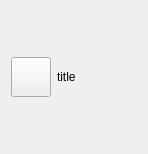
<?xml version="1.0" encoding="UTF-8"?>
<ui version="4.0">
 <class>cardCaseNewFriendItem</class>
 <widget class="QWidget" name="cardCaseNewFriendItem">
  <property name="geometry">
   <rect>
    <x>0</x>
    <y>0</y>
    <width>148</width>
    <height>154</height>
   </rect>
  </property>
  <property name="windowTitle">
   <string>cardCaseNewFriendItem</string>
  </property>
  <layout class="QHBoxLayout" name="horizontalLayout_3">
   <item>
    <layout class="QHBoxLayout" name="horizontalLayout_2">
     <item>
      <layout class="QVBoxLayout" name="verticalLayout_2">
       <item>
        <spacer name="verticalSpacer_3">
         <property name="orientation">
          <enum>Qt::Vertical</enum>
         </property>
         <property name="sizeHint" stdset="0">
          <size>
           <width>20</width>
           <height>40</height>
          </size>
         </property>
        </spacer>
       </item>
       <item>
        <widget class="TNAvatorButton" name="btnItemPhotoIcon">
         <property name="minimumSize">
          <size>
           <width>40</width>
           <height>40</height>
          </size>
         </property>
         <property name="maximumSize">
          <size>
           <width>40</width>
           <height>40</height>
          </size>
         </property>
         <property name="styleSheet">
          <string notr="true"/>
         </property>
         <property name="text">
          <string/>
         </property>
         <property name="iconSize">
          <size>
           <width>40</width>
           <height>40</height>
          </size>
         </property>
         <property name="flat">
          <bool>false</bool>
         </property>
        </widget>
       </item>
       <item>
        <spacer name="verticalSpacer_4">
         <property name="orientation">
          <enum>Qt::Vertical</enum>
         </property>
         <property name="sizeHint" stdset="0">
          <size>
           <width>20</width>
           <height>40</height>
          </size>
         </property>
        </spacer>
       </item>
      </layout>
     </item>
     <item>
      <layout class="QVBoxLayout" name="verticalLayout">
       <item>
        <spacer name="verticalSpacer_2">
         <property name="orientation">
          <enum>Qt::Vertical</enum>
         </property>
         <property name="sizeHint" stdset="0">
          <size>
           <width>20</width>
           <height>40</height>
          </size>
         </property>
        </spacer>
       </item>
       <item>
        <layout class="QHBoxLayout" name="horizontalLayout">
         <item>
          <widget class="TNElidedLabelV2" name="newFriendItemTitle">
           <property name="text">
            <string>title</string>
           </property>
          </widget>
         </item>
         <item>
          <spacer name="horizontalSpacer">
           <property name="orientation">
            <enum>Qt::Horizontal</enum>
           </property>
           <property name="sizeHint" stdset="0">
            <size>
             <width>40</width>
             <height>20</height>
            </size>
           </property>
          </spacer>
         </item>
        </layout>
       </item>
       <item>
        <spacer name="verticalSpacer">
         <property name="orientation">
          <enum>Qt::Vertical</enum>
         </property>
         <property name="sizeHint" stdset="0">
          <size>
           <width>20</width>
           <height>40</height>
          </size>
         </property>
        </spacer>
       </item>
      </layout>
     </item>
    </layout>
   </item>
  </layout>
 </widget>
 <layoutdefault spacing="6" margin="11"/>
 <customwidgets>
  <customwidget>
   <class>TNAvatorButton</class>
   <extends>QPushButton</extends>
   <header>tnavatorbutton.h</header>
  </customwidget>
  <customwidget>
   <class>TNElidedLabelV2</class>
   <extends>QLabel</extends>
   <header location="global">TNElidedLabelV2.h</header>
  </customwidget>
 </customwidgets>
 <resources/>
 <connections/>
</ui>
